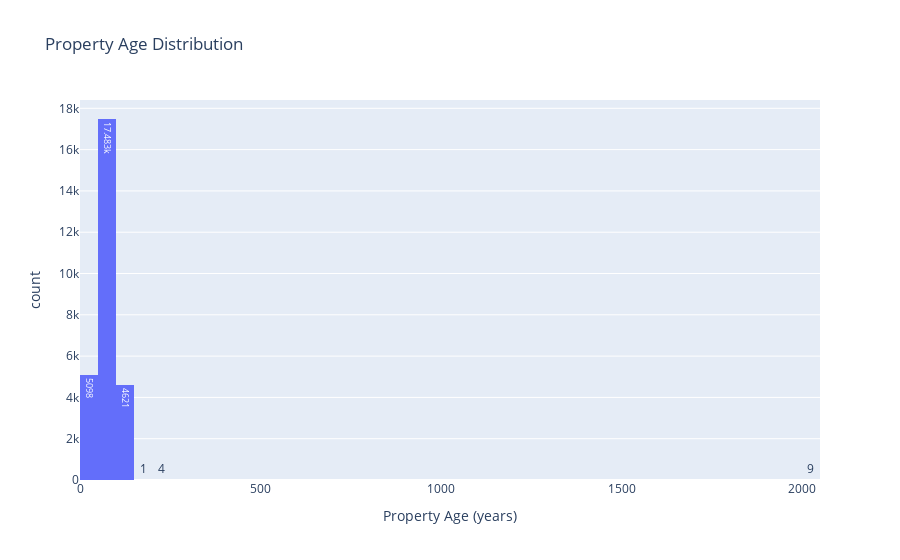

Write notebook code for a chart like this one.
### Markdown cell above
### 6.5 Property Age

### Code cell
fig = px.histogram(df, x='property_age', nbins=50,text_auto= True,
                   title='Property Age Distribution',
                   labels={'property_age': 'Property Age (years)'})
fig.show()

print(f"Mean age: {df['property_age'].mean():.1f} years")
print(f"Median age: {df['property_age'].median():.1f} years")

### Figure 1 — Plotly figure (JSON) as saved in the notebook; plotly's stock layout.template omitted (floating-point values rounded to 4 significant figures; data arrays with more than 128 entries replaced by an {"elided": "..."} marker saying what was removed)
{"data": [{"bingroup": "x", "hovertemplate": "Property Age (years)=%{x}<br>count=%{y}<extra></extra>", "legendgroup": "", "marker": {"color": "#636efa", "pattern": {"shape": ""}}, "name": "", "nbinsx": 50, "orientation": "v", "showlegend": false, "texttemplate": "%{value}", "type": "histogram", "x": {"elided": "27216 int values"}, "xaxis": "x", "yaxis": "y"}], "layout": {"barmode": "relative", "legend": {"tracegroupgap": 0}, "title": {"text": "Property Age Distribution"}, "xaxis": {"anchor": "y", "domain": [0, 1], "title": {"text": "Property Age (years)"}}, "yaxis": {"anchor": "x", "domain": [0, 1], "title": {"text": "count"}}}}
